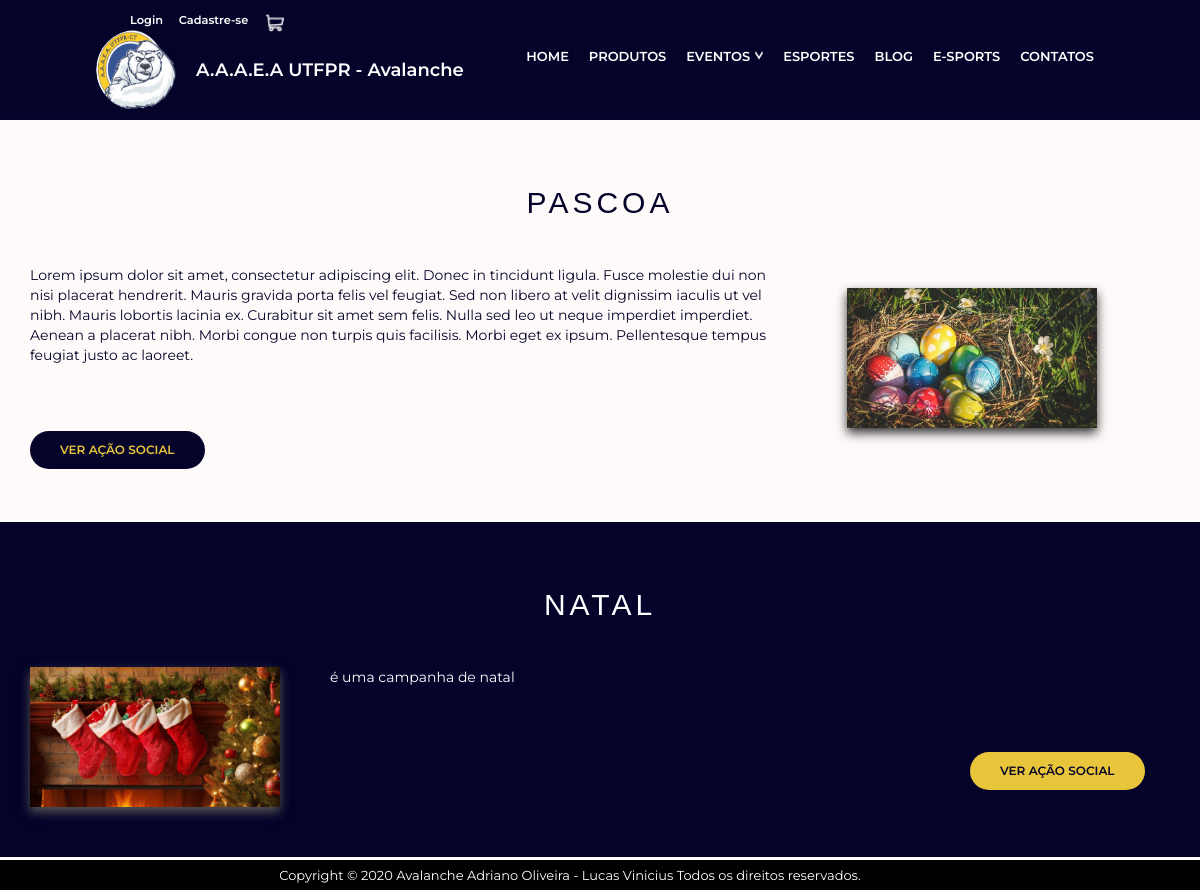
/Social/, run on the app's committed database.
### Avalancheutfpr/models.py (models this page shows, shortened)
class campanhas(models.Model):
    status = (('Ativo', 'Ativo'), ('Encerrado', 'Encerrado'),)
    name = models.CharField(max_length=30,null=False,blank=False,verbose_name='Nome')
    previa = models.TextField(null=False, blank=False, verbose_name='Prévia')
    descricao = models.TextField(null=False,blank=False,verbose_name='Descrição')
    local = models.CharField(max_length=255)
    image = StdImageField(upload_to=get_file_path, null=False, blank=False)
    QRcode = StdImageField(upload_to=get_file_path, null=True, blank=True)
    slug = AutoSlugField(populate_from='name')
    data = models.DateField(auto_now_add=False, blank=True, null=True,verbose_name='Data de Realização')
    pub_date = models.DateField(auto_now_add=True,verbose_name='Data de publicação')
    Status = models.CharField(max_length=30, null=True, blank=True, choices=status, default='Ativo')
    class Meta:
        verbose_name= 'Ação Social'
        verbose_name_plural = 'Ações Sociais'
        ordering = ['-pub_date']

### Avalancheutfpr/views.py (the view)
# urls.py: path('Social/', Social.as_view(), name='Social'),
class Social(ListView):
    template_name = 'Social.html'
    context_object_name = 'campanhas'
    paginate_by = 5
    ordering = '-pub_date'
    def get_queryset(self):
        queryset = campanhas.objects.all()
        q = self.request.GET.get('q', '')
        if q:
            queryset = queryset.filter(
                models.Q(name__icontains=q) | models.Q(descricao__icontains=q) | models.Q(local__icontains=q)
            )
        return queryset

### Avalancheutfpr/templates/Social.html (shortened to what this page needs)
<!DOCTYPE html>
{% extends 'Base.html' %}
{%load static%}
{%load bootstrap4 %}
{%block body%}
<main class="social-area">
    {%for campanhas in page_obj %}
    {%if forloop.counter|divisibleby:"2" %}
	<section class="default-eventos dark-eventos">
		<div class="section-title-eventos">{{campanhas.name}}</div>
		<div class="section-body-eventos">
	    	<div class="section-eventos-sociais">
	    		<div class="section-eventos-sociais--right---esquerda">
	            	<img src="{{campanhas.image.url}}" />
	        	</div>
	    		<div class="section-eventos-sociais--left---esquerda">
	                <p>{{campanhas.previa}}</p>
	                <br/>
	                <a href="{%url 'Campanhas_View' campanhas.slug%}" class="section-button-dark">Ver Ação Social</a>
	            </div>
	        </div>
	   	</div>
	</section>
    {%else%}
	<section class="default-eventos light-eventos">
		<div class="section-title-eventos">{{campanhas.name}}</div>
		<div class="section-body-eventos">
	    	<div class="section-eventos-sociais">
	    		<div class="section-eventos-sociais--left">
	                <p>{{campanhas.previa}}</p>
	                <br/>
	                <a href="{%url 'Campanhas_View' campanhas.slug%}" class="section-button-light">Ver Ação Social</a>
	            </div>
	        	<div class="section-eventos-sociais--right">
	            	<img src="{{campanhas.image.url}}" />
	        	</div>
	        </div>
	   	</div>
	</section>
    {%endif%}
    {%endfor%}
</main>
{%endblock%}

### Avalancheutfpr/static/css/style.css (style rules this page uses)
* { margin:0; padding:0; box-sizing:border-box; }
body { font-family:'Montserrat', Arial, Helvetica, sans-serif; font-size:13px; overflow-x:hidden; }
.default-eventos { padding-top:50px; padding-bottom:50px; border-bottom: 3px solid #fff; }
.default-eventos .section-title-eventos { text-align:center;; text-transform: uppercase; font-family:'Road_Rage', Arial, Helvetica, sans-serif; letter-spacing:4px; }
.default-eventos .section-title-eventos { font-size:30px; margin-top:10px; margin-bottom:40px; }
.default-eventos .section-body-eventos { max-width:1140px; margin:auto; }
.default-eventos.light-eventos { Background-color:#FFFAFA; }
.default-eventos.light-eventos .section-title-eventos, .default-eventos.light-eventos .section-body-eventos { color:#050329; }
.default-eventos.dark-eventos { background-color:#050329; }
.default-eventos.dark-eventos .section-title-eventos, .default-eventos.dark-eventos .section-body-eventos { color:white; }
.section-button-dark { display:inline-block; background-color:#E9C53C; color:#050329; text-transform: uppercase; font-size:12px; font-weight:600; text-decoration: none; padding:10px 30px; margin-top:30px; border-radius:20px; margin-left: 640px; }
.section-button-light { display:inline-block; background-color:#050329; color:#E9C53C; text-transform: uppercase; font-size:12px; font-weight:600; text-decoration: none; padding:10px 30px; margin-top:30px; border-radius:20px; }
.social-area { min-height:77.5vh; }
.section-eventos-sociais { display:flex; }
.section-eventos-sociais--left---esquerda { flex:1; }
.section-eventos-sociais--left---esquerda p { max-width: 790px; font-size:14px; line-height:20px; }
.section-eventos-sociais--right---esquerda { width:300px; text-align:left; }
.section-eventos-sociais--right---esquerda img { width:250px; box-shadow:0px 5px 10px #555; }
.section-eventos-sociais--left { flex:1; }
.section-eventos-sociais--left p { font-size:14px; line-height:20px; }
.section-eventos-sociais--right { width:350px; text-align:center; margin:2%; }
.section-eventos-sociais--right img { width:250px; box-shadow:0px 5px 10px #333; }

### data on the page
campanhas: name "PASCOA", previa "Lorem ipsum dolor sit amet, consectetur adipiscing elit. Donec in tincidunt ligula. Fusce molestie dui non nisi placerat hendrerit. Mauris gravida porta felis vel feugiat. Sed non libero at velit dignissim iaculis ut vel nibh. Mauris lobortis lacinia ex. Curabitur sit amet sem felis. Nulla sed leo ut neque imperdiet imperdiet. Aenean a placerat nibh. Morbi congue non turpis quis facilisis. Morbi eget ex ipsum. Pellentesque tempus feugiat justo ac laoreet.", image (picture)
campanhas: name "NATAL", image (picture), previa "é uma campanha de natal"
